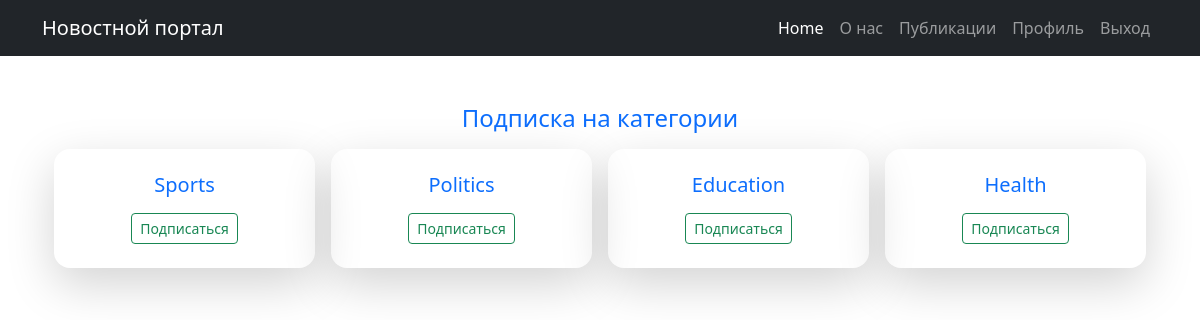
The app's page /categories/ (signed in), older data.
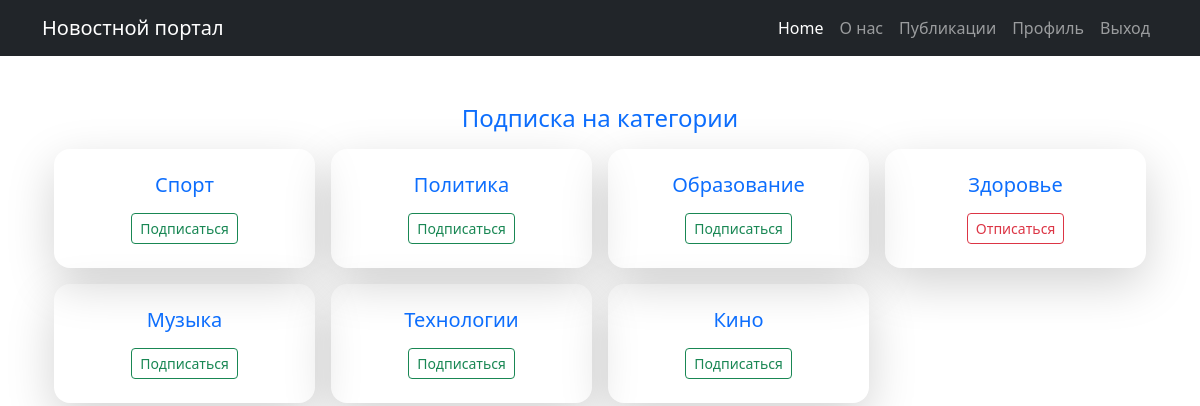
The same page, newer data.
### news/models.py (models this page shows, shortened)
class Category(models.Model):
    name = models.CharField(max_length=64, default='No category', unique=True)
    subscribers = models.ManyToManyField(User, related_name='categories')

### news/views.py (the view)
# urls.py: path('categories/', CategoryList.as_view(), name='category_list'),
class CategoryList(LoginRequiredMixin, ListView):
    model = Category
    template_name = 'news/category_list.html'
    context_object_name = 'categories'

### news/templates/news/category_list.html (shortened to what this page needs)
{% extends 'default.html' %}
{% block content %}
<div class="container mt-4">
    <h4 class="text-primary mb-3 text-center">Подписка на категории</h4>
    <div class="row g-3">
        {% for category in categories %}
            <div class="col-12 col-sm-6 col-md-4 col-lg-3">
                <div class="shadow-lg border-0 rounded-4 p-4 text-center h-100">
                    <h5 class="text-primary">{{ category.name }}</h5>
                    {% if user in category.subscribers.all %}
                        <a href="{% url 'unsubscribe' category.id %}" class="btn btn-outline-danger btn-sm mt-2">Отписаться</a>
                    {% else %}
                        <a href="{% url 'subscribe' category.id %}" class="btn btn-outline-success btn-sm mt-2">Подписаться</a>
                    {% endif %}
                </div>
            </div>
        {% endfor %}
    </div>
</div>
{% endblock content %}

### templates/default.html (shortened to what this page needs)
<!DOCTYPE html>
<html lang="en">
    <head>
        <link rel="stylesheet" href="https://cdnjs.cloudflare.com/ajax/libs/font-awesome/6.5.2/css/all.min.css">
        {% load static %}
        <link href="{% static 'css/styles.css' %}" rel="stylesheet" />
    </head>
    <body>
        <nav class="navbar navbar-expand-lg navbar-dark bg-dark">
            <div class="container">
                <a class="navbar-brand" href="#">Новостной портал</a>
                <div class="collapse navbar-collapse" id="navbarSupportedContent">
                    <ul class="navbar-nav ms-auto mb-2 mb-lg-0">
                        <li class="nav-item"><a class="nav-link active" aria-current="page" href="/">Home</a></li>
                        <li class="nav-item"><a class="nav-link" href="/about/">О нас</a></li>
                        <li class="nav-item"><a class="nav-link" href="{% url 'post_list' %}">Публикации</a></li>
                        {% if user.is_authenticated%}
                        <li class="nav-item"><a class="nav-link" href="{% url 'user_profile' %}">Профиль</a></li>
                        <li class="nav-item"><a class="nav-link" href="{% url 'account_logout' %}">Выход</a></li>
                        {% else %}
                        <li class="nav-item"><a class="nav-link" href="{% url 'account_signup' %}">Регистрация</a></li>
                        <li class="nav-item"><a class="nav-link" href="{% url 'account_login' %}">Вход</a></li>
                        {% endif %}
                    </ul>
                </div>
            </div>
        </nav>
         <div class="container">
            <div class="text-center mt-5">
                <div>
                    {% block content %}
                    {% endblock content %}
                </div>
            </div>
        </div>
    </body>
</html>

Row changes from the older to the newer data that the page shows:
changed Category: name "Sports" → "Спорт"
changed Category: name "Politics" → "Политика"
changed Category: name "Education" → "Образование"
changed Category: name "Health" → "Здоровье"; text "Подписаться" → "Отписаться"
added Category: name "Музыка", shows "Подписаться"
added Category: name "Технологии", shows "Подписаться"
added Category: name "Кино", shows "Подписаться"
